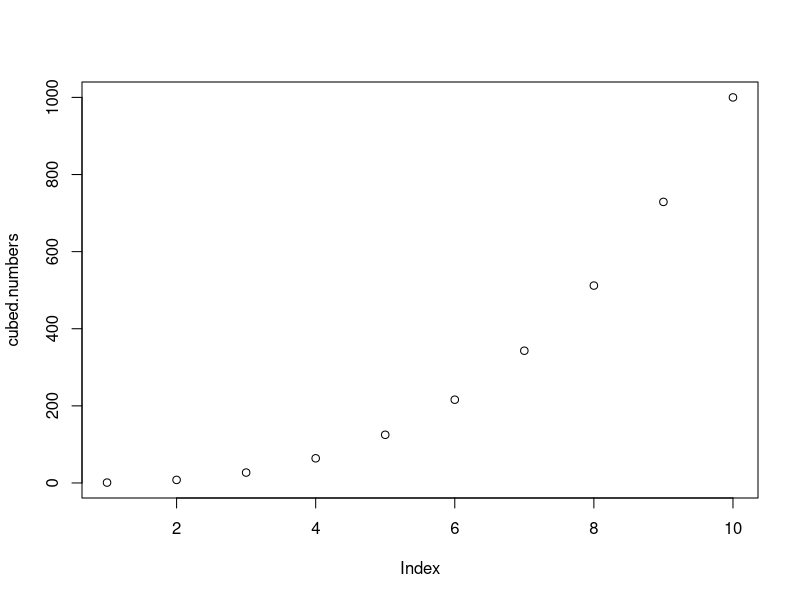
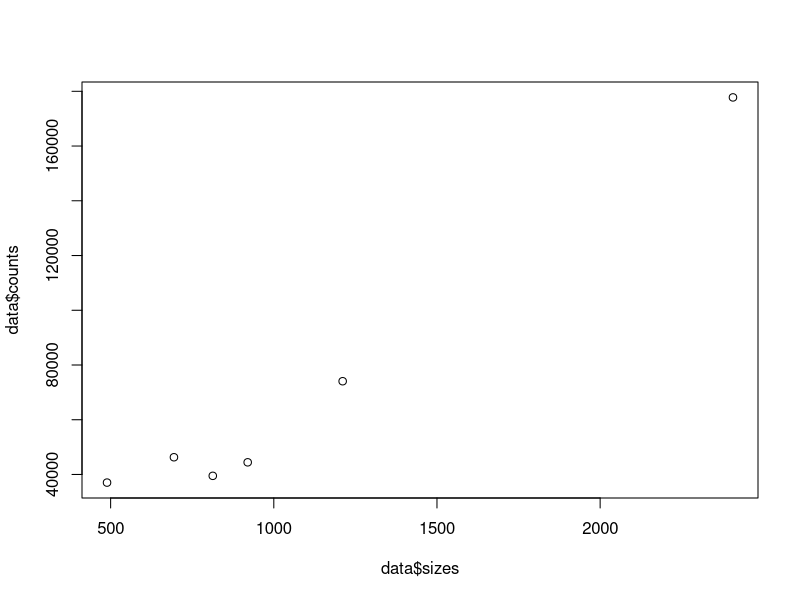

Write the R code that produced these figures, in order.
## ---- chunk 1
x <- 5
print(x)
## ---- chunk 2
# This does the same thing
x = 5
print(x)
## ---- chunk 3
mystring = "This is a string"
print(mystring)
## ---- chunk 4
y <- 7 + x
print(y)
## ---- chunk 5
z = sqrt(5)
print(z)
## ---- chunk 6
str(x)
## ---- chunk 7
odd.numbers <- c(1,3,5,7)
print(odd.numbers)
## ---- chunk 8
# Numbers from 1 to 10
all.numbers <- 1:10
print(all.numbers)

# Numbers from 1 to 10, step size of two
odd.numbers <- seq(1,10,2)
print(odd.numbers)
## ---- chunk 9
# The first value
odd.numbers[1]

# The second value
odd.numbers[2]

# Second to fourth
odd.numbers[2:4]
## ---- chunk 10
mylist <- list(1,"a string",5.3)
print(mylist)
## ---- chunk 11
# Make a matrix with two rows
nums <- c(1, 5, 1.5, 4.5, 3.5, 5.3, 3.1, 5.1)
X <- matrix(nums, nrow=2)
print(X)
## ---- chunk 12
# Genes on rows, samples on columns
rownames(X) <- c("Gene 1", "Gene 2")
colnames(X) <- c("Untreated_1", "Untreated_2", "Treated_1", "Treated_2")
print(X)
## ---- chunk 13
# First row, second column
X[1,2]

# Rows 1-2, columns 2-4
X[1:2,2:4]

# Leave out the column index to mean all columns
X[2,]
## ---- chunk 14
# Use the data.frame() function to make a data frame
# Use three vectors made with c() as the columns
df <- data.frame(firstname=c("Simon", "Alex", "Ruby"), lastname=c("Smith", "Anders", "Anders"), height=c(182,162,174))
print(df)
## ---- chunk 15
df$height
df$firstname[1]
## ---- chunk 16
# The condition gives a vector of true/false values
df$lastname == "Anders"

# Indexing with the vector on rows gives just the rows where this is true
df[ df$lastname == "Anders", ]
## ---- chunk 17
x <- 5
print(x+2)
## ---- chunk 18
v <- c(1,2,3,4,5)
print(v+2)
## ---- chunk 19
v <- c(1,2,3,4,5)
print(v**3)
## ---- chunk 20
v <- c(1,2,3,4,5)
print(sqrt(v))
## ---- chunk 21
numbers = 1:10
cubed.numbers = numbers**3
plot(cubed.numbers)
## ---- chunk 22
model <- y ~ x
print(model)
## ---- chunk 23
# Length of each region
sizes = c(489, 694, 813, 920, 1211, 2407)

# GC content of each region
gc = c(0.68, 0.54, 0.44, 0.43, 0.57, 0.58)

# RNA-seq counts obtained for each region
counts = c(37035, 46293, 39504, 44442, 74070, 177768)

# Put our three variables into a data frame
# Notice that R keeps their names as column names!
data = data.frame(counts, sizes, gc)
print(data)

# What does the data look like?
# Plot with two vectors will give plot(x,y)
plot(data$sizes, data$counts)
## ---- chunk 24
# Fit the model using lm()
fit = lm(log(counts) ~ log(sizes) + gc, data)

# Examine the resulting data structure
summary(fit)
